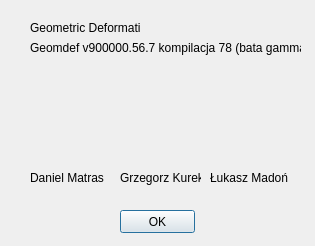
<?xml version="1.0" encoding="UTF-8"?>
<ui version="4.0">
 <class>about</class>
 <widget class="QDialog" name="about">
  <property name="geometry">
   <rect>
    <x>0</x>
    <y>0</y>
    <width>315</width>
    <height>246</height>
   </rect>
  </property>
  <property name="minimumSize">
   <size>
    <width>315</width>
    <height>246</height>
   </size>
  </property>
  <property name="maximumSize">
   <size>
    <width>315</width>
    <height>246</height>
   </size>
  </property>
  <property name="baseSize">
   <size>
    <width>0</width>
    <height>0</height>
   </size>
  </property>
  <property name="windowTitle">
   <string>About</string>
  </property>
  <widget class="QPushButton" name="pushButton">
   <property name="geometry">
    <rect>
     <x>120</x>
     <y>210</y>
     <width>75</width>
     <height>23</height>
    </rect>
   </property>
   <property name="text">
    <string>OK</string>
   </property>
  </widget>
  <widget class="QLabel" name="label">
   <property name="geometry">
    <rect>
     <x>30</x>
     <y>20</y>
     <width>111</width>
     <height>16</height>
    </rect>
   </property>
   <property name="text">
    <string>Geometric Deformation</string>
   </property>
  </widget>
  <widget class="QLabel" name="label_2">
   <property name="geometry">
    <rect>
     <x>30</x>
     <y>40</y>
     <width>271</width>
     <height>16</height>
    </rect>
   </property>
   <property name="text">
    <string>Geomdef v900000.56.7 kompilacja 78 (bata gamma)</string>
   </property>
  </widget>
  <widget class="QLabel" name="label_3">
   <property name="geometry">
    <rect>
     <x>30</x>
     <y>170</y>
     <width>81</width>
     <height>16</height>
    </rect>
   </property>
   <property name="text">
    <string>Daniel Matras</string>
   </property>
  </widget>
  <widget class="QLabel" name="label_4">
   <property name="geometry">
    <rect>
     <x>210</x>
     <y>170</y>
     <width>81</width>
     <height>16</height>
    </rect>
   </property>
   <property name="text">
    <string>Łukasz Madoń</string>
   </property>
  </widget>
  <widget class="QLabel" name="label_5">
   <property name="geometry">
    <rect>
     <x>120</x>
     <y>170</y>
     <width>81</width>
     <height>16</height>
    </rect>
   </property>
   <property name="text">
    <string>Grzegorz Kurek</string>
   </property>
  </widget>
  <widget class="QLabel" name="label_6">
   <property name="geometry">
    <rect>
     <x>30</x>
     <y>80</y>
     <width>251</width>
     <height>81</height>
    </rect>
   </property>
   <property name="text">
    <string/>
   </property>
   <property name="pixmap">
    <pixmap resource="reso.qrc">:/image/logo</pixmap>
   </property>
  </widget>
 </widget>
 <resources>
  <include location="reso.qrc"/>
 </resources>
 <connections/>
</ui>
